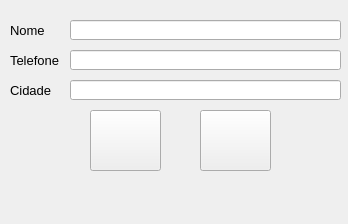
<?xml version="1.0" encoding="UTF-8"?>
<ui version="4.0">
 <class>formdadosCliente</class>
 <widget class="QWidget" name="formdadosCliente">
  <property name="geometry">
   <rect>
    <x>0</x>
    <y>0</y>
    <width>348</width>
    <height>224</height>
   </rect>
  </property>
  <property name="windowTitle">
   <string>Form</string>
  </property>
  <widget class="QLabel" name="lb_nome">
   <property name="geometry">
    <rect>
     <x>10</x>
     <y>20</y>
     <width>41</width>
     <height>20</height>
    </rect>
   </property>
   <property name="font">
    <font>
     <pointsize>10</pointsize>
    </font>
   </property>
   <property name="text">
    <string>Nome</string>
   </property>
  </widget>
  <widget class="QLineEdit" name="txt_nome">
   <property name="geometry">
    <rect>
     <x>70</x>
     <y>20</y>
     <width>271</width>
     <height>20</height>
    </rect>
   </property>
  </widget>
  <widget class="QLineEdit" name="txt_telefone">
   <property name="geometry">
    <rect>
     <x>70</x>
     <y>50</y>
     <width>271</width>
     <height>20</height>
    </rect>
   </property>
  </widget>
  <widget class="QLabel" name="lb_telefone">
   <property name="geometry">
    <rect>
     <x>10</x>
     <y>50</y>
     <width>51</width>
     <height>20</height>
    </rect>
   </property>
   <property name="font">
    <font>
     <pointsize>10</pointsize>
    </font>
   </property>
   <property name="text">
    <string>Telefone</string>
   </property>
  </widget>
  <widget class="QLineEdit" name="txt_cidade">
   <property name="geometry">
    <rect>
     <x>70</x>
     <y>80</y>
     <width>271</width>
     <height>20</height>
    </rect>
   </property>
  </widget>
  <widget class="QLabel" name="lb_cidade">
   <property name="geometry">
    <rect>
     <x>10</x>
     <y>80</y>
     <width>41</width>
     <height>20</height>
    </rect>
   </property>
   <property name="font">
    <font>
     <pointsize>10</pointsize>
    </font>
   </property>
   <property name="text">
    <string>Cidade</string>
   </property>
  </widget>
  <widget class="QPushButton" name="bt_cancelar">
   <property name="geometry">
    <rect>
     <x>90</x>
     <y>110</y>
     <width>71</width>
     <height>61</height>
    </rect>
   </property>
   <property name="toolTip">
    <string>&lt;html&gt;&lt;head/&gt;&lt;body&gt;&lt;p&gt;&lt;br/&gt;&lt;/p&gt;&lt;/body&gt;&lt;/html&gt;</string>
   </property>
   <property name="styleSheet">
    <string notr="true">image:url(:/icon_cancelar/Icons/cancelar.png)</string>
   </property>
   <property name="text">
    <string/>
   </property>
  </widget>
  <widget class="QPushButton" name="bt_cadastrar">
   <property name="geometry">
    <rect>
     <x>200</x>
     <y>110</y>
     <width>71</width>
     <height>61</height>
    </rect>
   </property>
   <property name="toolTip">
    <string>&lt;html&gt;&lt;head/&gt;&lt;body&gt;&lt;p&gt;&lt;br/&gt;&lt;/p&gt;&lt;/body&gt;&lt;/html&gt;</string>
   </property>
   <property name="styleSheet">
    <string notr="true">image:url(:/icon_cadastrar/Icons/cadastrar.png)</string>
   </property>
   <property name="text">
    <string/>
   </property>
  </widget>
 </widget>
 <resources>
  <include location="icon_cancelar.qrc"/>
  <include location="icon_cadastrar.qrc"/>
 </resources>
 <connections/>
</ui>
